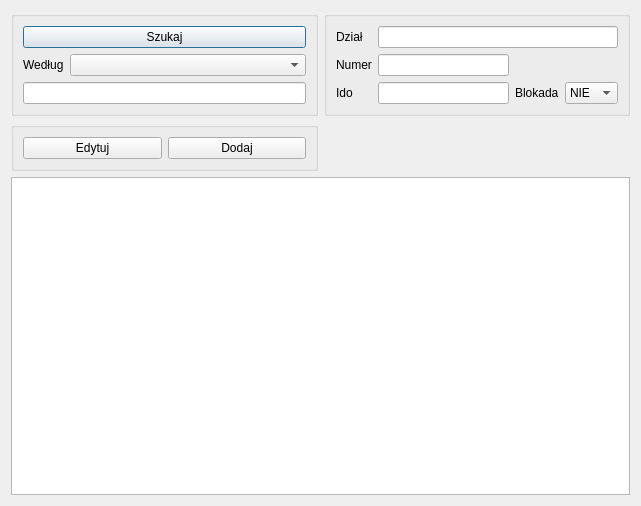
<?xml version="1.0" encoding="UTF-8"?>
<ui version="4.0">
 <class>Konfiguracja_Kosztow</class>
 <widget class="QDialog" name="Konfiguracja_Kosztow">
  <property name="geometry">
   <rect>
    <x>0</x>
    <y>0</y>
    <width>641</width>
    <height>506</height>
   </rect>
  </property>
  <property name="windowTitle">
   <string>Konfiguracja ośrodków</string>
  </property>
  <layout class="QGridLayout" name="gridLayout">
   <item row="0" column="0">
    <widget class="QGroupBox" name="groupBox_szukaj">
     <property name="title">
      <string/>
     </property>
     <layout class="QFormLayout" name="formLayout">
      <item row="1" column="1">
       <widget class="QComboBox" name="comboBox_szukaj">
        <item>
         <property name="text">
          <string/>
         </property>
        </item>
        <item>
         <property name="text">
          <string>numer</string>
         </property>
        </item>
        <item>
         <property name="text">
          <string>dzial</string>
         </property>
        </item>
        <item>
         <property name="text">
          <string>ido</string>
         </property>
        </item>
        <item>
         <property name="text">
          <string>blokada</string>
         </property>
        </item>
       </widget>
      </item>
      <item row="0" column="0" colspan="2">
       <widget class="QPushButton" name="pushButton_szukaj">
        <property name="text">
         <string>Szukaj</string>
        </property>
       </widget>
      </item>
      <item row="1" column="0">
       <widget class="QLabel" name="label_wedlug">
        <property name="text">
         <string>Według</string>
        </property>
       </widget>
      </item>
      <item row="2" column="0" colspan="2">
       <widget class="QLineEdit" name="lineEdit_szukaj"/>
      </item>
     </layout>
    </widget>
   </item>
   <item row="0" column="1">
    <widget class="QGroupBox" name="groupBox_opisnumerido">
     <property name="title">
      <string/>
     </property>
     <layout class="QGridLayout" name="gridLayout_2">
      <item row="0" column="1" colspan="3">
       <widget class="QLineEdit" name="lineEdit_opis"/>
      </item>
      <item row="0" column="0">
       <widget class="QLabel" name="label_dzial">
        <property name="text">
         <string>Dział</string>
        </property>
       </widget>
      </item>
      <item row="1" column="1">
       <widget class="QLineEdit" name="lineEdit_o1"/>
      </item>
      <item row="2" column="0">
       <widget class="QLabel" name="label_ido">
        <property name="text">
         <string>Ido</string>
        </property>
       </widget>
      </item>
      <item row="2" column="1">
       <widget class="QLineEdit" name="lineEdit_ido"/>
      </item>
      <item row="1" column="0">
       <widget class="QLabel" name="label_numer">
        <property name="text">
         <string>Numer</string>
        </property>
       </widget>
      </item>
      <item row="2" column="3">
       <widget class="QComboBox" name="comboBox_blokada">
        <item>
         <property name="text">
          <string>NIE</string>
         </property>
        </item>
        <item>
         <property name="text">
          <string>TAK</string>
         </property>
        </item>
       </widget>
      </item>
      <item row="2" column="2">
       <widget class="QLabel" name="label_blokada">
        <property name="text">
         <string>Blokada</string>
        </property>
       </widget>
      </item>
     </layout>
    </widget>
   </item>
   <item row="2" column="0" colspan="2">
    <widget class="QTableView" name="tableView_osrodki"/>
   </item>
   <item row="1" column="0">
    <widget class="QGroupBox" name="groupBox_przyciski">
     <property name="title">
      <string/>
     </property>
     <layout class="QGridLayout" name="gridLayout_3">
      <item row="0" column="1">
       <widget class="QPushButton" name="pushButton_dodaj">
        <property name="text">
         <string>Dodaj</string>
        </property>
       </widget>
      </item>
      <item row="0" column="0">
       <widget class="QPushButton" name="pushButton_edytuj">
        <property name="text">
         <string>Edytuj</string>
        </property>
       </widget>
      </item>
     </layout>
    </widget>
   </item>
   <item row="1" column="1">
    <spacer name="horizontalSpacer_5">
     <property name="orientation">
      <enum>Qt::Horizontal</enum>
     </property>
     <property name="sizeHint" stdset="0">
      <size>
       <width>40</width>
       <height>20</height>
      </size>
     </property>
    </spacer>
   </item>
  </layout>
 </widget>
 <resources/>
 <connections/>
</ui>
